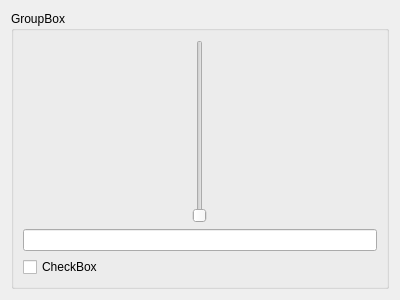
<?xml version="1.0" encoding="UTF-8"?>
<ui version="4.0">
 <class>Form</class>
 <widget class="QWidget" name="Form">
  <property name="geometry">
   <rect>
    <x>0</x>
    <y>0</y>
    <width>400</width>
    <height>300</height>
   </rect>
  </property>
  <property name="windowTitle">
   <string>Form</string>
  </property>
  <layout class="QHBoxLayout" name="horizontalLayout">
   <item>
    <widget class="QGroupBox" name="groupBox">
     <property name="title">
      <string>GroupBox</string>
     </property>
     <layout class="QVBoxLayout" name="verticalLayout">
      <item>
       <layout class="QHBoxLayout" name="horizontalLayout_2">
        <item>
         <widget class="QSlider" name="verticalSlider">
          <property name="orientation">
           <enum>Qt::Vertical</enum>
          </property>
         </widget>
        </item>
       </layout>
      </item>
      <item>
       <widget class="QLineEdit" name="lineEdit"/>
      </item>
      <item>
       <layout class="QHBoxLayout" name="horizontalLayout_3">
        <item>
         <widget class="QCheckBox" name="checkBox">
          <property name="text">
           <string>CheckBox</string>
          </property>
         </widget>
        </item>
       </layout>
      </item>
     </layout>
    </widget>
   </item>
  </layout>
 </widget>
 <resources/>
 <connections/>
</ui>
